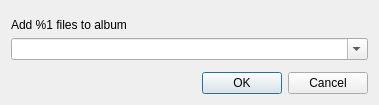
<?xml version="1.0" encoding="UTF-8"?>
<ui version="4.0">
 <class>ZAlbumSelectorDlg</class>
 <widget class="QDialog" name="ZAlbumSelectorDlg">
  <property name="geometry">
   <rect>
    <x>0</x>
    <y>0</y>
    <width>379</width>
    <height>105</height>
   </rect>
  </property>
  <property name="windowTitle">
   <string>Add manga</string>
  </property>
  <layout class="QVBoxLayout" name="verticalLayout">
   <item>
    <spacer name="verticalSpacer">
     <property name="orientation">
      <enum>Qt::Vertical</enum>
     </property>
     <property name="sizeHint" stdset="0">
      <size>
       <width>20</width>
       <height>0</height>
      </size>
     </property>
    </spacer>
   </item>
   <item>
    <widget class="QLabel" name="label">
     <property name="text">
      <string>Add %1 files to album</string>
     </property>
     <property name="buddy">
      <cstring>listAlbums</cstring>
     </property>
    </widget>
   </item>
   <item>
    <widget class="QComboBox" name="listAlbums">
     <property name="editable">
      <bool>true</bool>
     </property>
    </widget>
   </item>
   <item>
    <spacer name="verticalSpacer_2">
     <property name="orientation">
      <enum>Qt::Vertical</enum>
     </property>
     <property name="sizeHint" stdset="0">
      <size>
       <width>20</width>
       <height>0</height>
      </size>
     </property>
    </spacer>
   </item>
   <item>
    <layout class="QHBoxLayout" name="horizontalLayout">
     <item>
      <spacer name="horizontalSpacer">
       <property name="orientation">
        <enum>Qt::Horizontal</enum>
       </property>
       <property name="sizeHint" stdset="0">
        <size>
         <width>40</width>
         <height>20</height>
        </size>
       </property>
      </spacer>
     </item>
     <item>
      <widget class="QPushButton" name="pushButton">
       <property name="text">
        <string>OK</string>
       </property>
       <property name="default">
        <bool>true</bool>
       </property>
      </widget>
     </item>
     <item>
      <widget class="QPushButton" name="pushButton_2">
       <property name="text">
        <string>Cancel</string>
       </property>
      </widget>
     </item>
    </layout>
   </item>
  </layout>
 </widget>
 <resources/>
 <connections>
  <connection>
   <sender>pushButton</sender>
   <signal>clicked()</signal>
   <receiver>ZAlbumSelectorDlg</receiver>
   <slot>accept()</slot>
   <hints>
    <hint type="sourcelabel">
     <x>262</x>
     <y>82</y>
    </hint>
    <hint type="destinationlabel">
     <x>40</x>
     <y>66</y>
    </hint>
   </hints>
  </connection>
  <connection>
   <sender>pushButton_2</sender>
   <signal>clicked()</signal>
   <receiver>ZAlbumSelectorDlg</receiver>
   <slot>reject()</slot>
   <hints>
    <hint type="sourcelabel">
     <x>316</x>
     <y>81</y>
    </hint>
    <hint type="destinationlabel">
     <x>63</x>
     <y>78</y>
    </hint>
   </hints>
  </connection>
 </connections>
</ui>
